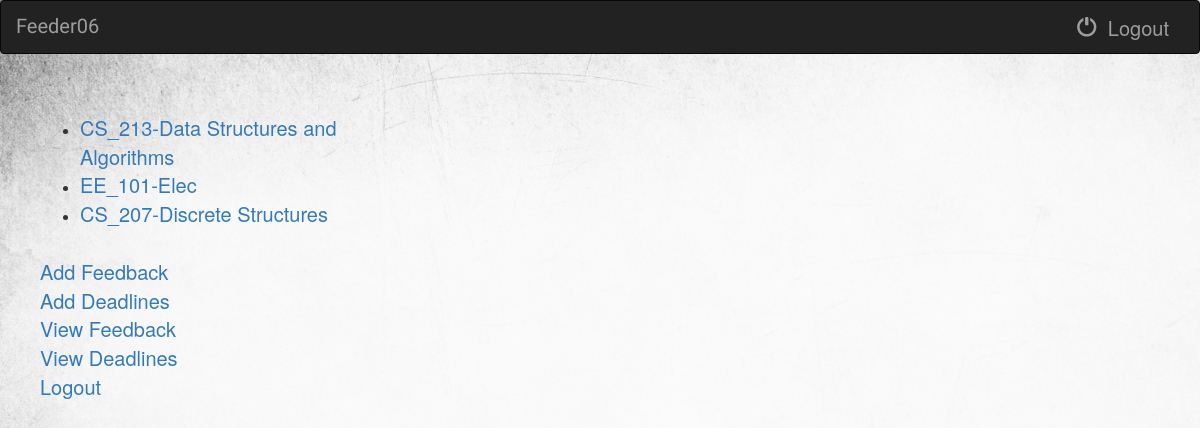
Before: /Feeder06/ (signed in) with the older database file.
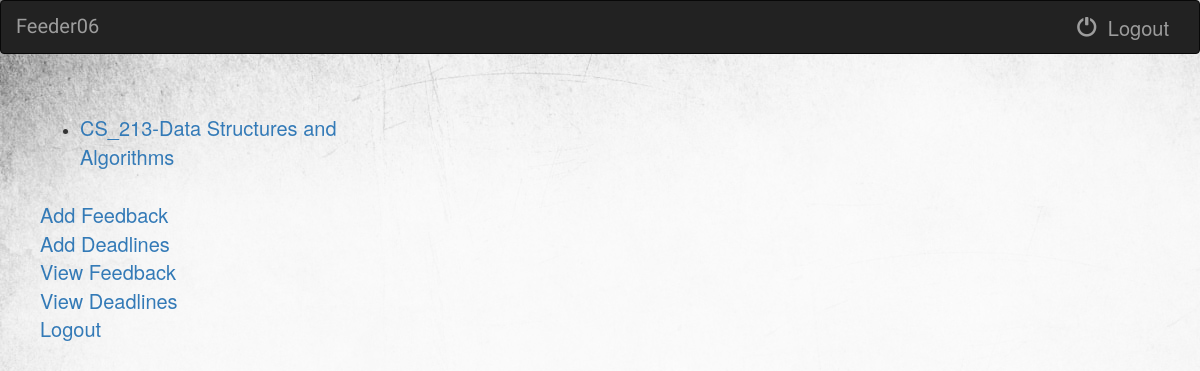
After: the same page with the newer database file.
### Feeder06/models.py (models this page shows, shortened)
class Course(models.Model):
    course_name = models.CharField(max_length=256)
    course_code = models.CharField(max_length=10)
    instructor_name = models.CharField(max_length=100)
    course_year= models.CharField(max_length=100)
    midsem_date = models.DateField(max_length=100)
    endsem_date = models.DateField(max_length=100)

### Feeder06/views.py (the view)
def index(request):
    if request.user.is_authenticated():
        course_list=Course.objects.all()
        context ={
            'course_list' : course_list,
        }
        return render(request,'Feeder06/UserHome.html', context)
    else:
        return render (request, 'Feeder06/Options.html',{})

### Feeder06/templates/Feeder06/UserHome.html
{% extends 'Feeder06/base.html' %}
{% block body %}
    <ul>
        {% for c in  course_list %}
        <li><a href="{{ c.course_code }}/">{{ c.course_code }}-{{ c.course_name }}</a></li>
        {% endfor %}
    </ul>
    <br>
    <a href = "feedback/"> Add Feedback</a>
    <br>
    <a href = "adeadline/"> Add Deadlines</a>
    <br>
    <a href = "#"> View Feedback</a>
    <br>
    <a href = "deadline/"> View Deadlines</a>
    <br>
    <a href="logout/"> Logout </a>
{% endblock %}

Changed rows visible on the page:
removed Course: course_code "EE_101", course_name "Elec"
removed Course: course_code "CS_207", course_name "Discrete Structures"
